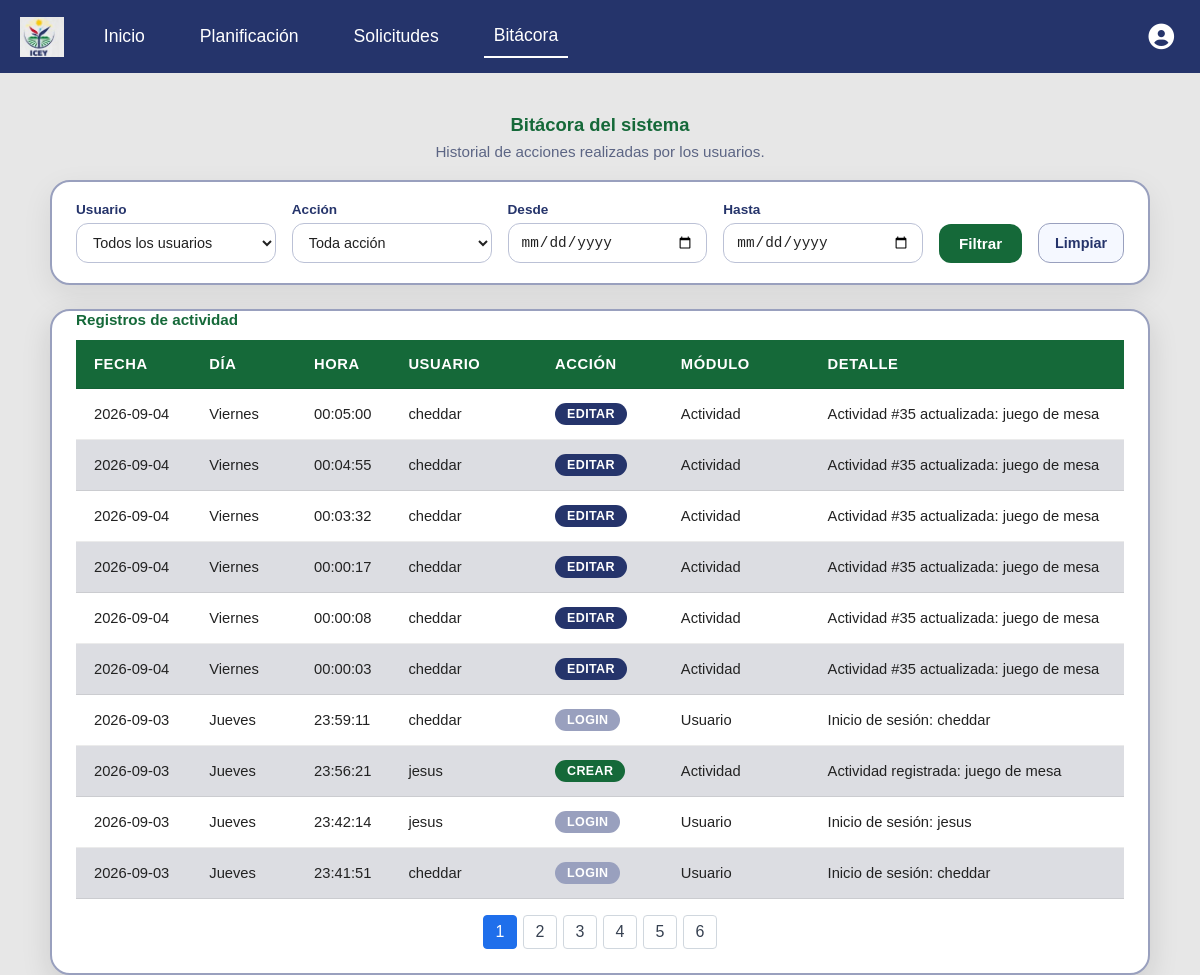
/bitacora.php (signed in), run on the app's committed database.
### tables this page shows
CREATE TABLE `bitacora` (
  `id` int(10) NOT NULL,
  `nom_dia` varchar(15) NOT NULL,
  `fecha` date NOT NULL,
  `hora` time NOT NULL,
  `id_usu` int(10) NOT NULL,
  `accion` varchar(30) NOT NULL,
  `descripcion` varchar(50) NOT NULL,
  `detalle` text NOT NULL
);

CREATE TABLE `usuario` (
  `id` int(10) NOT NULL,
  `nombre` varchar(15) NOT NULL,
  `clave` varchar(255) NOT NULL,
  `telefono` varchar(15) DEFAULT NULL,
  `id_empleado` int(11) DEFAULT NULL,
  `rol` enum('administrador','usuario') NOT NULL DEFAULT 'usuario'
);

### modelos/modelo_bitacora.php (called while the page is built, shortened)
<?php
function obtener_bitacora($conex, $filtros = []) {
    $params = [];
    $sql = "SELECT b.id, b.nom_dia, b.fecha, b.hora, b.id_usu, b.accion, b.descripcion, b.detalle,
                   u.nombre AS nombre_usuario
            FROM bitacora b
            INNER JOIN usuario u ON u.id = b.id_usu";
    $sql .= " ORDER BY b.fecha DESC, b.hora DESC, b.id DESC";
    try {
        $stmt = $conex->prepare($sql);
        $stmt->execute($params);
        return $stmt->fetchAll(PDO::FETCH_ASSOC);
    } catch (PDOException $e) {
        error_log("Fallo al consultar bitácora: " . $e->getMessage());
        return [];
    }
}
?>

### src/bitacora.php (the view, shortened to what this page needs)
<?php
require_once __DIR__ . '/../modelos/modelo_bitacora.php';
$conex = Conexion::conectar();
$filtros = [
    'id_usu'      => $_GET['id_usu']      ?? '',
    'accion'      => $_GET['accion']      ?? '',
    'fecha_desde' => $_GET['fecha_desde'] ?? '',
    'fecha_hasta' => $_GET['fecha_hasta'] ?? '',
];
$registros = obtener_bitacora($conex, $filtros);
$registrosPorPagina = 10;
$paginaActual = max(1, intval($_GET['page'] ?? 1));
$totalPaginas = max(1, (int)ceil(count($registros) / $registrosPorPagina));
$paginaActual = min($paginaActual, $totalPaginas);
$registros = array_slice($registros, ($paginaActual - 1) * $registrosPorPagina, $registrosPorPagina);
?>
<!DOCTYPE html>
<html lang="es">
<head>
    <link rel="stylesheet" href="./css/main.css">
    <link rel="stylesheet" href="./css/bitacora.css">
    <link rel="stylesheet" href="https://cdnjs.cloudflare.com/ajax/libs/font-awesome/6.5.1/css/all.min.css">
</head>
<body>
<?php require_once __DIR__ . '/../include/header.php'; ?>
<main class="container__bitacora">
    <h1 class="bitacora__title">Bitácora del sistema</h1>
    <p class="bitacora__subtitle">Historial de acciones realizadas por los usuarios.</p>
    <form method="GET" action="bitacora.php" class="bitacora__filtros">
        <div class="campo">
            <label for="id_usu">Usuario</label>
            <select name="id_usu" id="id_usu">
                <option value="">Todos los usuarios</option>
            </select>
        </div>
        <div class="campo">
            <label for="accion">Acción</label>
            <select name="accion" id="accion">
                <option value="">Toda acción</option>
            </select>
        </div>
        <div class="campo">
            <label for="fecha_desde">Desde</label>
            <input type="date" name="fecha_desde" id="fecha_desde" value="<?= htmlspecialchars($filtros['fecha_desde']) ?>">
        </div>
        <div class="campo">
            <label for="fecha_hasta">Hasta</label>
            <input type="date" name="fecha_hasta" id="fecha_hasta" value="<?= htmlspecialchars($filtros['fecha_hasta']) ?>">
        </div>
        <button type="submit">Filtrar</button>
        <a href="bitacora.php" class="bitacora__limpiar">Limpiar</a>
    </form>
    <div class="tabla__container bitacora__tabla-wrap">
        <table class="bitacora__tabla">
            <caption class="tabla-planificacion__caption">Registros de actividad</caption>
            <thead>
                <tr>
                    <th class="col-fecha">Fecha</th>
                    <th class="col-dia">Día</th>
                    <th class="col-hora">Hora</th>
                    <th class="col-usuario">Usuario</th>
                    <th class="col-accion">Acción</th>
                    <th class="col-modulo">Módulo</th>
                    <th class="col-detalle">Detalle</th>
                </tr>
            </thead>
            <tbody>
                <?php if (empty($registros)): ?>
                    <tr>
                        <td colspan="7" class="bitacora__vacio">No hay registros de bitácora para los filtros seleccionados.</td>
                    </tr>
                <?php else: ?>
                    <?php foreach ($registros as $r):
                        $accionClase = match (strtolower($r['accion'])) {
                            'crear'    => 'bitacora__badge--crear',
                            'editar'   => 'bitacora__badge--editar',
                            'eliminar' => 'bitacora__badge--eliminar',
                            'login'    => 'bitacora__badge--login',
                            default    => 'bitacora__badge--login',
                        };
                    ?>
                        <tr>
                            <td data-label="Fecha"><?= htmlspecialchars($r['fecha']) ?></td>
                            <td data-label="Día"><?= htmlspecialchars($r['nom_dia']) ?></td>
                            <td data-label="Hora"><?= htmlspecialchars($r['hora']) ?></td>
                            <td data-label="Usuario"><?= htmlspecialchars($r['nombre_usuario']) ?></td>
                            <td data-label="Acción">
                                <span class="bitacora__badge <?= $accionClase ?>"><?= htmlspecialchars($r['accion']) ?></span>
                            </td>
                            <td data-label="Módulo"><?= htmlspecialchars($r['descripcion']) ?></td>
                            <td data-label="Detalle"><?= htmlspecialchars($r['detalle']) ?></td>
                        </tr>
                    <?php endforeach; ?>
                <?php endif; ?>
            </tbody>
        </table>
        <?php if ($totalPaginas > 1): ?>
            <nav class="paginacion" aria-label="Páginas de bitácora">
                <?php for ($pagina = 1; $pagina <= $totalPaginas; $pagina++): ?>
                    <?php $parametrosPagina = array_merge($filtros, ['page' => $pagina]); ?>
                    <a href="?<?php echo htmlspecialchars(http_build_query($parametrosPagina), ENT_QUOTES, 'UTF-8'); ?>"
                       class="paginacion__pagina<?php echo $pagina === $paginaActual ? ' activa' : ''; ?>"
                       <?php echo $pagina === $paginaActual ? 'aria-current="page"' : ''; ?>>
                        <?php echo $pagina; ?>
                    </a>
                <?php endfor; ?>
            </nav>
        <?php endif; ?>
    </div>
</main>
</body>
</html>

### include/header.php (shortened to what this page needs)
<header>
<?php
$current = basename($_SERVER['PHP_SELF'] ?? '');
$inicioActive = in_array($current, ['main2.php', 'main.html'], true);
$planActive = $current === 'index.php';
$bitacoraActive = $current === 'bitacora.php';
$esAdmin = isset($_SESSION['user_rol']) && $_SESSION['user_rol'] === 'administrador';
?>
<nav>
    <img src="./assets/image.png" alt="Logo" class="nav__logo">
    <div class="nav__links">
        <a href="main2.php" class="nav__link<?= $inicioActive ? ' active' : '' ?>">Inicio</a>
        <a href="index.php" class="nav__link<?= $planActive ? ' active' : '' ?>">Planificación</a>
        <a href="solicitud.php" class="nav__link<?= $current === 'solicitud.php' ? ' active' : '' ?>">Solicitudes</a>
        <?php if ($esAdmin): ?>
            <a href="bitacora.php" class="nav__link<?= $bitacoraActive ? ' active' : '' ?>">Bitácora</a>
        <?php endif; ?>
                <div class="nav__user">
                    <button id="userMenuButton" class="nav__user-btn" aria-haspopup="true" aria-expanded="false" title="Usuario" type="button">
                        <i class="fas fa-user-circle"></i>
                    </button>
                </div>
            </div>
        </nav>
    </header>

### src/css/main.css (style rules this page uses)
.paginacion { display: flex; justify-content: center; gap: 6px; margin-top: 16px; }
.paginacion__pagina { display: inline-flex; align-items: center; justify-content: center; min-width: 34px; height: 34px; padding: 0 8px; border: 1px solid #d0d7de; border-radius: 4px; background: #fff; color: #374151; cursor: pointer; font: inherit; text-decoration: none; }
.paginacion__pagina:hover, .paginacion__pagina.activa { background: #1f6feb; border-color: #1f6feb; color: #fff; }
* { margin: 0; padding: 0; box-sizing: border-box; }
html, body { box-sizing: border-box; margin: 0; background-color: #e7e7e7; font-family: sans-serif; }
header nav { display: flex; width: 100%; padding: 15px 0px; background-color: #25346b; color: white; align-items: center; }
.nav__logo { height: 40px; margin-left: 20px; margin-right: 20px; }
.nav__links { display: flex; align-items: center; gap: 15px; flex: 1; }
.nav__links a { text-decoration: none; color: white; padding: 10px; font-size: 1.1em; margin: 0 10px; }
.nav__link.active { border-bottom: 2px solid white; }
.nav__user { position: relative; margin-left: auto; margin-right: 20px; }
.nav__user-btn { background: transparent; border: none; color: white; cursor: pointer; font-size: 1.6rem; padding: 6px; display: flex; align-items: center; }
.tabla__container { display: block; margin: 0 auto; height: auto; width: 100%; max-width: 100%; background-color: #ffffff; box-shadow: 0px 10px 30px rgba(0, 0, 0, 0.12); padding: 0px 24px 24px; border-radius: 20px; margin-top: 15px; border: 2px solid #99a0be; overflow-x: auto; }
td, th { padding: 12px 14px; border-bottom: 1px solid rgba(0, 0, 0, 0.08); word-break: break-word; white-space: normal; overflow-wrap: anywhere; }
.tabla-planificacion__caption { caption-side: top; text-align: left; font-size: 0.95rem; font-weight: 700; color: #156939; margin-bottom: 12px; }
thead th { padding: 16px 18px; text-align: left; color: white; background-color: #156939; font-weight: 700; text-transform: uppercase; letter-spacing: 0.04em; }
td, th { padding: 16px 18px; border-bottom: 1px solid rgba(0, 0, 0, 0.08); }
tr { background-color: #ffffff; }
tbody tr:nth-child(even) { background-color: #dcdde2; }

### data on the page
bitacora: fecha "2026-09-04", nom_dia "Viernes", hora "00:05:00", id_usu.nombre "cheddar", accion "EDITAR", descripcion "Actividad", detalle "Actividad #35 actualizada: juego de mesa"
bitacora: fecha "2026-09-04", nom_dia "Viernes", hora "00:04:55", id_usu.nombre "cheddar", accion "EDITAR", descripcion "Actividad", detalle "Actividad #35 actualizada: juego de mesa"
bitacora: fecha "2026-09-04", nom_dia "Viernes", hora "00:03:32", id_usu.nombre "cheddar", accion "EDITAR", descripcion "Actividad", detalle "Actividad #35 actualizada: juego de mesa"
bitacora: fecha "2026-09-04", nom_dia "Viernes", hora "00:00:17", id_usu.nombre "cheddar", accion "EDITAR", descripcion "Actividad", detalle "Actividad #35 actualizada: juego de mesa"
bitacora: fecha "2026-09-04", nom_dia "Viernes", hora "00:00:08", id_usu.nombre "cheddar", accion "EDITAR", descripcion "Actividad", detalle "Actividad #35 actualizada: juego de mesa"
bitacora: fecha "2026-09-04", nom_dia "Viernes", hora "00:00:03", id_usu.nombre "cheddar", accion "EDITAR", descripcion "Actividad", detalle "Actividad #35 actualizada: juego de mesa"
bitacora: fecha "2026-09-03", nom_dia "Jueves", hora "23:59:11", id_usu.nombre "cheddar", accion "LOGIN", descripcion "Usuario", detalle "Inicio de sesión: cheddar"
bitacora: fecha "2026-09-03", nom_dia "Jueves", hora "23:56:21", id_usu.nombre "jesus", accion "CREAR", descripcion "Actividad", detalle "Actividad registrada: juego de mesa"
bitacora: fecha "2026-09-03", nom_dia "Jueves", hora "23:42:14", id_usu.nombre "jesus", accion "LOGIN", descripcion "Usuario", detalle "Inicio de sesión: jesus"
bitacora: fecha "2026-09-03", nom_dia "Jueves", hora "23:41:51", id_usu.nombre "cheddar", accion "LOGIN", descripcion "Usuario", detalle "Inicio de sesión: cheddar"
